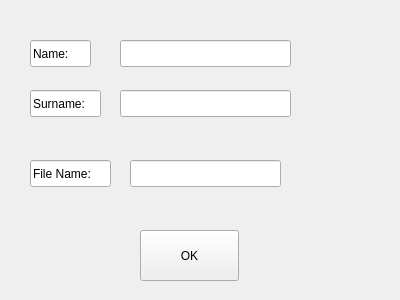
<?xml version="1.0" encoding="UTF-8"?>
<ui version="4.0">
 <class>NameAndSite</class>
 <widget class="QWidget" name="NameAndSite">
  <property name="geometry">
   <rect>
    <x>0</x>
    <y>0</y>
    <width>400</width>
    <height>300</height>
   </rect>
  </property>
  <property name="windowTitle">
   <string>Form</string>
  </property>
  <widget class="QLineEdit" name="lineEdit">
   <property name="geometry">
    <rect>
     <x>30</x>
     <y>40</y>
     <width>61</width>
     <height>27</height>
    </rect>
   </property>
   <property name="text">
    <string>Name:</string>
   </property>
  </widget>
  <widget class="QLineEdit" name="lineEdit_2">
   <property name="geometry">
    <rect>
     <x>120</x>
     <y>40</y>
     <width>171</width>
     <height>27</height>
    </rect>
   </property>
  </widget>
  <widget class="QLineEdit" name="lineEdit_3">
   <property name="geometry">
    <rect>
     <x>30</x>
     <y>90</y>
     <width>71</width>
     <height>27</height>
    </rect>
   </property>
   <property name="text">
    <string>Surname:</string>
   </property>
  </widget>
  <widget class="QLineEdit" name="lineEdit_4">
   <property name="geometry">
    <rect>
     <x>120</x>
     <y>90</y>
     <width>171</width>
     <height>27</height>
    </rect>
   </property>
  </widget>
  <widget class="QLineEdit" name="lineEdit_5">
   <property name="geometry">
    <rect>
     <x>30</x>
     <y>160</y>
     <width>81</width>
     <height>27</height>
    </rect>
   </property>
   <property name="text">
    <string>File Name:</string>
   </property>
  </widget>
  <widget class="QLineEdit" name="lineEdit_6">
   <property name="geometry">
    <rect>
     <x>130</x>
     <y>160</y>
     <width>151</width>
     <height>27</height>
    </rect>
   </property>
  </widget>
  <widget class="QPushButton" name="pushButton">
   <property name="geometry">
    <rect>
     <x>140</x>
     <y>230</y>
     <width>99</width>
     <height>51</height>
    </rect>
   </property>
   <property name="text">
    <string>OK</string>
   </property>
  </widget>
 </widget>
 <resources/>
 <connections/>
</ui>
